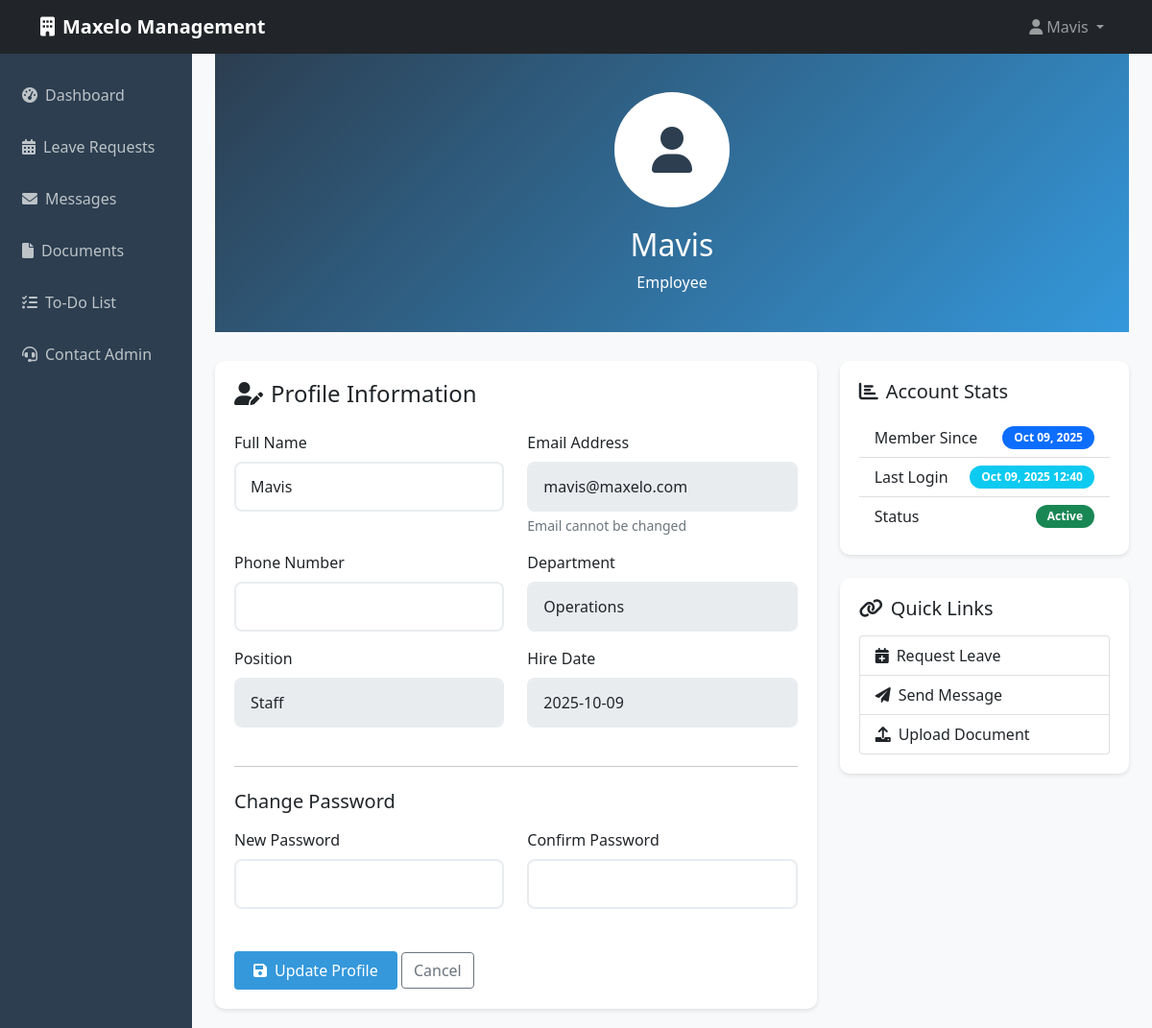
The page /profile (signed in) on the database as committed earlier.
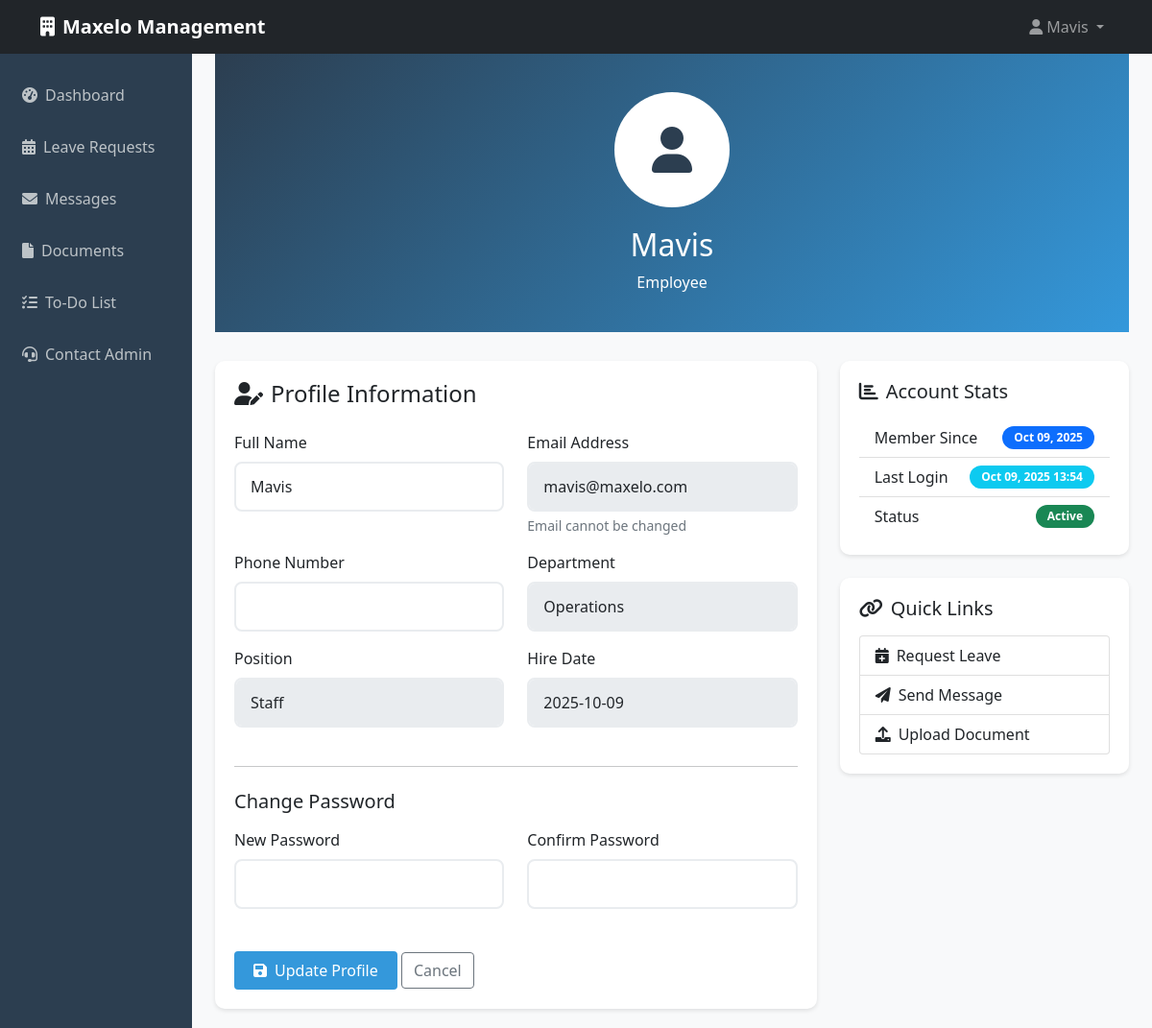
The same page on the database as committed later.
### models.py (models this page shows)
class Employee(db.Model):
    id = db.Column(db.Integer, primary_key=True)
    email = db.Column(db.String(120), unique=True, nullable=False)
    password = db.Column(db.String(255), nullable=False)
    name = db.Column(db.String(100), nullable=False)
    phone = db.Column(db.String(20))
    department = db.Column(db.String(100))
    position = db.Column(db.String(100))
    hire_date = db.Column(db.Date, default=date.today)
    is_active = db.Column(db.Boolean, default=True)
    last_login = db.Column(db.DateTime, default=datetime.utcnow)
    created_at = db.Column(db.DateTime, default=datetime.utcnow)

### app.py (the view)
@app.route('/profile')
@login_required()
def profile():
    current_user = get_current_user()
    if session.get('user_role') == 'admin':
        employees_count = Employee.query.filter_by(is_active=True).count()
        pending_leaves_count = LeaveRequest.query.filter_by(status='pending').count()
        return render_template('profile.html',
                             employees_count=employees_count,
                             pending_leaves_count=pending_leaves_count,
                             current_user=current_user)
    else:
        return render_template('profile.html', current_user=current_user)

### app.py (called while the page is built, shortened)
@app.before_request
def refresh_session():
    if 'user_id' in session:
        session.modified = True

@app.context_processor
def utility_processor():
    return dict(format_file_size=format_file_size, date=date, datetime=datetime)

def login_required(role=None):
    def decorator(f):
        from functools import wraps
        @wraps(f)
        def decorated_function(*args, **kwargs):
            if 'user_id' not in session:
                flash('Please log in to access this page.', 'error')
                if role == 'admin':
                    return redirect(url_for('admin_login'))
                else:
                    return redirect(url_for('employee_login'))
            current_user = get_current_user()
            if role and session.get('user_role') != role:
                flash('Access denied. Insufficient permissions.', 'error')
                return redirect(url_for('employee_login'))
            return f(*args, **kwargs)
        return decorated_function
    return decorator

### templates/profile.html (shortened to what the changed rows need)
{% extends "base.html" %}
{% block content %}
<div class="profile-header">
    <div class="profile-avatar">
        <i class="fas fa-user"></i>
    </div>
    <h2>{{ current_user.name }}</h2>
    <p class="mb-0">{{ session.user_role|title }}</p>
</div>
<div class="row">
    <div class="col-md-8">
        <div class="dashboard-widget">
            <form method="POST" action="{{ url_for('update_profile') }}">
                <div class="row">
                    <div class="col-md-6 mb-3">
                        <label for="name" class="form-label">Full Name</label>
                        <input type="text" class="form-control" id="name" name="name" value="{{ current_user.name }}" required>
                    </div>
                    <div class="col-md-6 mb-3">
                        <label for="email" class="form-label">Email Address</label>
                        <input type="email" class="form-control" id="email" value="{{ current_user.email }}" readonly>
                        <div class="form-text">Email cannot be changed</div>
                    </div>
                </div>
                {% if session.user_role == 'employee' %}
                <div class="row">
                    <div class="col-md-6 mb-3">
                        <label for="phone" class="form-label">Phone Number</label>
                        <input type="text" class="form-control" id="phone" name="phone" value="{{ current_user.phone or '' }}">
                    </div>
                    <div class="col-md-6 mb-3">
                        <label for="department" class="form-label">Department</label>
                        <input type="text" class="form-control" id="department" value="{{ current_user.department or 'Not specified' }}" readonly>
                    </div>
                </div>
                <div class="row">
                    <div class="col-md-6 mb-3">
                        <label for="position" class="form-label">Position</label>
                        <input type="text" class="form-control" id="position" value="{{ current_user.position or 'Not specified' }}" readonly>
                    </div>
                    <div class="col-md-6 mb-3">
                        <label for="hire_date" class="form-label">Hire Date</label>
                        <input type="text" class="form-control" id="hire_date" value="{{ current_user.hire_date or 'Not specified' }}" readonly>
                    </div>
                </div>
                {% endif %}
            </form>
        </div>
    </div>
    <div class="col-md-4">
        <div class="dashboard-widget mb-4">
            <div class="list-group list-group-flush">
                <div class="list-group-item d-flex justify-content-between align-items-center">
                    Member Since
                    <span class="badge bg-primary">{{ current_user.created_at.strftime('%b %d, %Y') }}</span>
                </div>
                {% if session.user_role == 'employee' %}
                <div class="list-group-item d-flex justify-content-between align-items-center">
                    Last Login
                    <span class="badge bg-info">
                        {% if current_user.last_login %}
                            {{ current_user.last_login.strftime('%b %d, %Y %H:%M') }}
                        {% else %}
                            Never
                        {% endif %}
                    </span>
                </div>
                <div class="list-group-item d-flex justify-content-between align-items-center">
                    Status
                    <span class="badge bg-{{ 'success' if current_user.is_active else 'danger' }}">
                        {{ 'Active' if current_user.is_active else 'Inactive' }}
                    </span>
                </div>
                {% endif %}
            </div>
        </div>
    </div>
</div>
{% endblock %}

### templates/base.html (shortened to what this page needs)
<!DOCTYPE html>
<html lang="en">
<head>
    <link href="https://cdn.jsdelivr.net/npm/bootstrap@5.1.3/dist/css/bootstrap.min.css" rel="stylesheet">
    <link href="https://cdnjs.cloudflare.com/ajax/libs/font-awesome/6.0.0/css/all.min.css" rel="stylesheet">
    <link href="{{ url_for('static', filename='css/style.css') }}" rel="stylesheet">
</head>
<body>
    {% if session.user_id %}
    <nav class="navbar navbar-expand-lg navbar-dark bg-dark">
        <div class="container">
            <a class="navbar-brand" href="{{ url_for('employee_dashboard' if session.user_role == 'employee' else 'admin_dashboard') }}">
                <i class="fas fa-building me-2"></i>Maxelo Management
            </a>
            <div class="navbar-nav ms-auto">
                <li class="nav-item dropdown">
                    <a class="nav-link dropdown-toggle" href="#" id="navbarDropdown" role="button" data-bs-toggle="dropdown">
                        <i class="fas fa-user me-1"></i>{{ session.user_name }}
                    </a>
                </li>
            </div>
        </div>
    </nav>
    {% endif %}
    <div class="container-fluid">
        <div class="row">
            {% if session.user_id and session.user_role == 'employee' %}
            <nav class="col-md-3 col-lg-2 d-md-block sidebar collapse">
                <div class="position-sticky pt-3">
                    <ul class="nav flex-column">
                        <li class="nav-item">
                            <a class="nav-link {% if request.endpoint == 'employee_dashboard' %}active{% endif %}" href="{{ url_for('employee_dashboard') }}">
                                <i class="fas fa-tachometer-alt me-2"></i>Dashboard
                            </a>
                        </li>
                        <li class="nav-item">
                            <a class="nav-link" href="{{ url_for('employee_leave') }}">
                                <i class="fas fa-calendar-alt me-2"></i>Leave Requests
                            </a>
                        </li>
                        <li class="nav-item">
                            <a class="nav-link" href="{{ url_for('employee_messages') }}">
                                <i class="fas fa-envelope me-2"></i>Messages
                            </a>
                        </li>
                        <li class="nav-item">
                            <a class="nav-link" href="{{ url_for('employee_documents') }}">
                                <i class="fas fa-file me-2"></i>Documents
                            </a>
                        </li>
                        <li class="nav-item">
                            <a class="nav-link" href="{{ url_for('employee_todos') }}">
                                <i class="fas fa-tasks me-2"></i>To-Do List
                            </a>
                        </li>
                        <li class="nav-item">
                            <a class="nav-link" href="{{ url_for('employee_admin_messages') }}">
                                <i class="fas fa-headset me-2"></i>Contact Admin
                            </a>
                        </li>
                    </ul>
                </div>
            </nav>
            {% endif %}
            <main class="col-md-9 ms-sm-auto col-lg-10 px-md-4">
                {% block content %}{% endblock %}
            </main>
        </div>
    </div>
</body>
</html>

Rows that differ between the two databases and show on the page:
changed Employee "Mavis": last_login "Oct 09, 2025 12:40" → "Oct 09, 2025 13:54"
